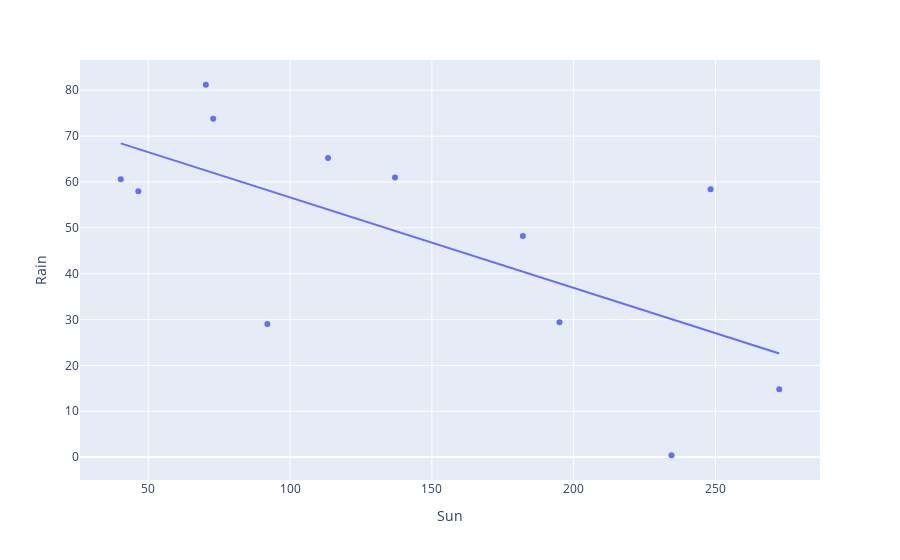

Source (notebook cell):
### Code cell
# Import the plotly library
import plotly.express as px

# Draw a scatter diagram of Sun against Rain with a trend line using plotly
fig = px.scatter(data, x='Sun', y='Rain', trendline='ols')
fig.show()

### Figure 1 — Plotly figure (JSON) as saved in the notebook; plotly's stock layout.template omitted (floating-point values rounded to 4 significant figures)
{"data": [{"hovertemplate": "Sun=%{x}<br>Rain=%{y}<extra></extra>", "legendgroup": "", "marker": {"color": "#636efa", "symbol": "circle"}, "mode": "markers", "name": "", "orientation": "v", "showlegend": false, "type": "scatter", "x": [46.5, 92, 70.3, 113.4, 248.3, 234.5, 272.5, 182.1, 195, 137, 72.9, 40.3], "xaxis": "x", "y": [58, 29, 81.2, 65.2, 58.4, 0.4, 14.8, 48.2, 29.4, 61, 73.8, 60.6], "yaxis": "y"}, {"hovertemplate": "<b>OLS trendline</b><br>Rain = -0.197429 * Sun + 76.3814<br>R<sup>2</sup>=0.432374<br><br>Sun=%{x}<br>Rain=%{y} <b>(trend)</b><extra></extra>", "legendgroup": "", "marker": {"color": "#636efa", "symbol": "circle"}, "mode": "lines", "name": "", "showlegend": false, "type": "scatter", "x": [40.3, 46.5, 70.3, 72.9, 92, 113.4, 137, 182.1, 195, 234.5, 248.3, 272.5], "xaxis": "x", "y": [68.43, 67.2, 62.5, 61.99, 58.22, 53.99, 49.33, 40.43, 37.88, 30.08, 27.36, 22.58], "yaxis": "y"}], "layout": {"legend": {"tracegroupgap": 0}, "margin": {"t": 60}, "xaxis": {"anchor": "y", "domain": [0, 1], "title": {"text": "Sun"}}, "yaxis": {"anchor": "x", "domain": [0, 1], "title": {"text": "Rain"}}}}
